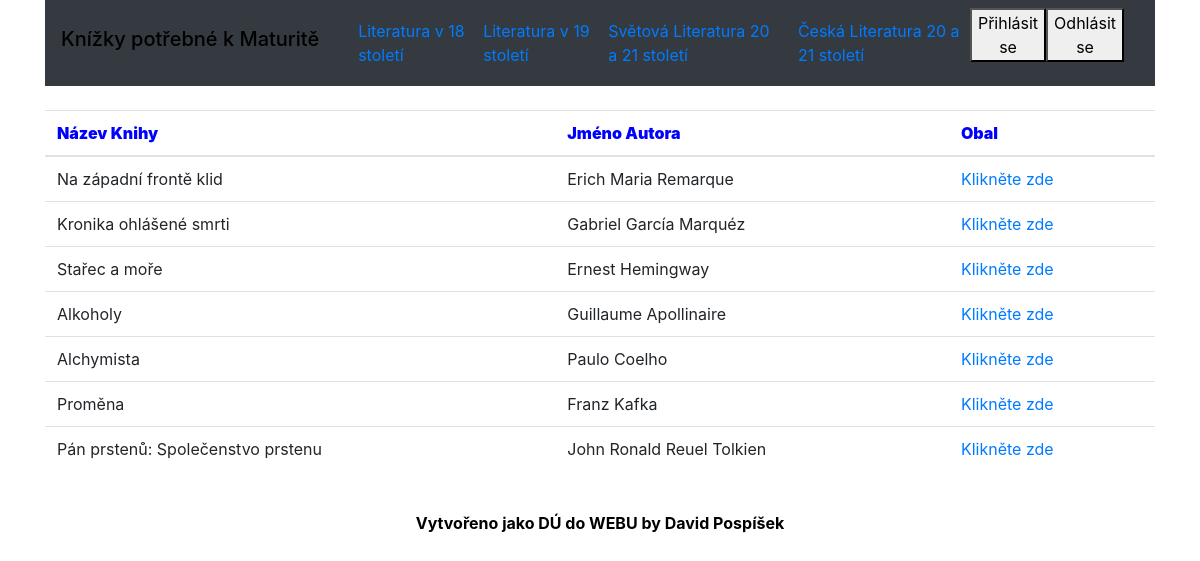
Screenshot of /stranka/3 with the database file from the repository.
### tables this page shows
CREATE TABLE `menu` (
  `idmenu` int(11) NOT NULL,
  `categorie` varchar(50) NOT NULL
);

CREATE TABLE `knihy` (
  `id_knihy` int(11) NOT NULL,
  `nazev_knihy` varchar(45) DEFAULT NULL,
  `obal` varchar(120) DEFAULT NULL,
  `autor` varchar(45) DEFAULT NULL,
  `obdobi_idobdobi` int(11) NOT NULL
);

### application/controllers/Kniha_controller.php (called while the page is built, shortened)
<?php defined('BASEPATH') or exit('No direct script access allowed');
class Kniha_controller extends CI_Controller
{
function  __construct()
    {
         $this->load->model('kniha_model');
    }
    public function rozdeleni($id)
    {
            $data['knihy'] = $this->kniha_model->get_page($id);
            $data['polozky'] = $this->kniha_model->get_menu_kategorie();
             $this->load->view('layout/hlavicka', $data);
              $this->load->view('content/page');
               $this->load->view('layout/paticka');
    }
}

### index.php (called while the page is built, shortened)
<?php
require_once BASEPATH.'core/CodeIgniter.php';

### application/models/Kniha_model.php (called while the page is built, shortened)
<?php
class Kniha_model extends CI_Model {
 public function get_page($id){
        $sql = "SELECT * FROM knihy WHERE obdobi_idobdobi = ?";
        $result = $this->db->query($sql, array($id));
       return $result->result();
    }
    public function get_menu_kategorie(){
        $this->db->select('categorie, idmenu');
		$this->db->from('menu');
        $this->db->order_by('idmenu');
        $query = $this->db->get();
        return $query->result();
    }
}

### application/views/content/page.php (the view)
<div class="container">
  <table class="table">
  <thead>
    <tr>
      <th scope="col"><b style="color: blue;">Název Knihy</b></th>
      <th scope="col"><b style="color: blue;">Jméno Autora</b></th>
      <th scope="col"><b style="color: blue;">Obal</b></th>
    </tr>
  </thead>
  <tbody>
     <?php foreach($knihy as $k): ?>
      <tr>
            <td>
                <?php echo $k->nazev_knihy;?>
            </td>
            <td>
                <?php echo $k->autor; ?>
            </td>
            <td>
            <a href="<?php echo base_url("obal/".$k->id_knihy);?>">Klikněte zde</a>
            </td>
    </tr>
  <?php endforeach; ?>
  </tbody>
</table>
</div>

### application/views/layout/hlavicka.php (shortened to what this page needs)
 <head>
    <link rel="stylesheet" href="https://stackpath.bootstrapcdn.com/bootstrap/4.4.1/css/bootstrap.min.css">
 </head>
 <div class="container">
 <nav class="navbar navbar-expand-sm bg-dark navbar-blue">
   <h1 class="navbar-brand"><span style="color: black;">Knížky potřebné k Maturitě</span></h1>
   <div class="container">
        <div class="collapse navbar-collapse" id="navbarResponsive">
           <ul class="navbar-nav ml-auto">
            <?php foreach($polozky as $p): ?>
          <li class="nav-item">
  <a class="nav-link" href="<?php echo base_url("stranka/".$p->idmenu)?>"><?= $p->categorie ?><span class="sr-only">(current)</span></a>
        </li>
    <?php endforeach; ?>
    </ul>
      <form action="<?php echo base_url("auth/login"); ?>">
            <button type="submit">Přihlásit se</button>
      </form>
      <form action="<?php echo base_url("auth/logout"); ?>">
            <button type="submit">Odhlásit se</button>
      </form>
  </div>
</nav>
    </body>
 </div>

### rows the page displays
menu: categorie "Literatura v 18 století"
menu: categorie "Literatura v 19 století"
menu: categorie "Světová Literatura 20 a 21 století"
menu: categorie "Česká Literatura 20 a 21 století"
knihy: nazev_knihy "Na západní frontě klid", autor "Erich Maria Remarque"
knihy: nazev_knihy "Kronika ohlášené smrti", autor "Gabriel García Marquéz"
knihy: nazev_knihy "Stařec a moře", autor "Ernest Hemingway"
knihy: nazev_knihy "Alkoholy", autor "Guillaume Apollinaire"
knihy: nazev_knihy "Alchymista", autor "Paulo Coelho"
knihy: nazev_knihy "Proměna", autor "Franz Kafka"
knihy: nazev_knihy "Pán prstenů: Společenstvo prstenu", autor "John Ronald Reuel Tolkien"
